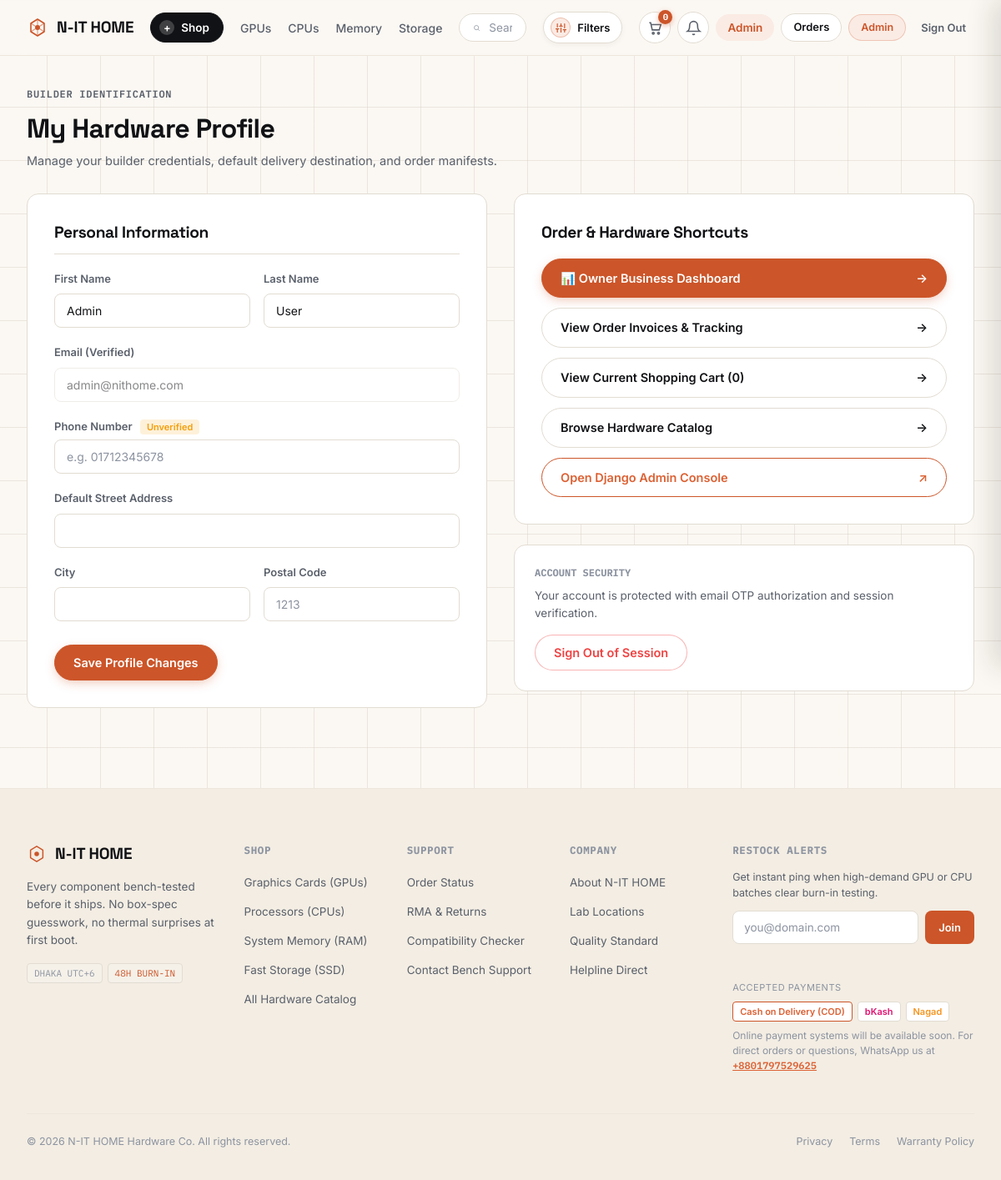
The page /accounts/profile/ (signed in) on the database its author committed.
### accounts/models.py (models this page shows, shortened)
class User(AbstractBaseUser, PermissionsMixin):
    email = models.EmailField(unique=True, db_index=True)
    first_name = models.CharField(max_length=50, blank=True)
    last_name = models.CharField(max_length=50, blank=True)
    is_active = models.BooleanField(default=True)
    is_staff = models.BooleanField(default=False)
    is_verified = models.BooleanField(default=False)
    is_phone_verified = models.BooleanField(default=False)
    created_at = models.DateTimeField(auto_now_add=True)
    objects = UserManager()
    USERNAME_FIELD = 'email'
    REQUIRED_FIELDS = []
    class Meta:
        verbose_name = 'User'
        verbose_name_plural = 'Users'
        ordering = ['-created_at']

### accounts/views.py (the view, shortened to what this page needs)
# urls.py: path('profile/', ProfileView.as_view(), name='profile'),
class ProfileView(LoginRequiredMixin, View):
    def get(self, request: HttpRequest, *args, **kwargs) -> HttpResponse:
        user = request.user
        profile, _ = Profile.objects.get_or_create(user=user)
        user_form = ProfileForm(
            instance=profile,
            initial={
                'first_name': user.first_name,
                'last_name': user.last_name,
                'email': user.email
            }
        )
        address_form = AddressForm()
        addresses = Address.objects.filter(user=user)
        recent_orders = user.orders.all()[:5]
        phone_verification_active = PhoneVerification.objects.filter(user=user).exists()
        return render(
            request,
            'accounts/profile.html',
            {
                'user_form': user_form,
                'address_form': address_form,
                'addresses': addresses,
                'recent_orders': recent_orders,
                'phone_verification_active': phone_verification_active,
                'title': 'My Profile & Account Settings'
            }
        )

### accounts/forms.py
class ProfileForm(forms.ModelForm):
    first_name = forms.CharField(
        max_length=50,
        required=False,
        widget=forms.TextInput(attrs={'class': 'form-input'})
    )
    last_name = forms.CharField(
        max_length=50,
        required=False,
        widget=forms.TextInput(attrs={'class': 'form-input'})
    )
    email = forms.EmailField(
        required=True,
        widget=forms.EmailInput(attrs={'class': 'form-input', 'readonly': True})
    )
    class Meta:
        model = Profile
        fields = ['phone', 'street_address', 'city', 'postal_code']
        widgets = {
            'phone': forms.TextInput(attrs={'class': 'form-input', 'placeholder': '+880 1812-345678'}),
            'street_address': forms.TextInput(attrs={'class': 'form-input', 'placeholder': 'Street / House / Road'}),
            'city': forms.TextInput(attrs={'class': 'form-input', 'placeholder': 'City'}),
            'postal_code': forms.TextInput(attrs={'class': 'form-input', 'placeholder': 'Postal Code'}),
        }

### cart/cart.py (called while the page is built)
    def __len__(self) -> int:
        return sum(item['quantity'] for item in self.cart.values())

### cart/context_processors.py (called while the page is built)
def cart(request: HttpRequest) -> dict[str, Any]:
    return {'cart': Cart(request)}

### core/context_processors.py (called while the page is built)
def site_context(request: HttpRequest) -> dict[str, Any]:
    categories = Category.objects.all().order_by('name')
    unread_count = 0
    recent_notifications = []
    if request.user.is_authenticated:
        unread_count = Notification.objects.filter(user=request.user, is_read=False).count()
        recent_notifications = Notification.objects.filter(user=request.user)[:5]
    return {
        'site_name': 'N-IT HOME',
        'site_tagline': 'Premium PC Hardware & Components',
        'currency_symbol': '৳',
        'currency_code': 'BDT',
        'nav_categories': categories,
        'unread_notifications_count': unread_count,
        'recent_notifications': recent_notifications,
    }

### templates/accounts/profile.html (shortened to what this page needs)
{% extends 'base.html' %}
{% block content %}
<div class="wrap" style="padding-top: 32px; padding-bottom: 56px;">
    <div style="margin-bottom: 28px;">
        <span class="eyebrow mono" style="margin-bottom: 8px;">Builder Identification</span>
        <h1 style="font-size: 2rem; font-weight: 700; color: var(--text); margin-bottom: 4px;">
            My Hardware Profile
        </h1>
        <p style="color: var(--text-dim); font-size: 14.5px;">
            Manage your builder credentials, default delivery destination, and order manifests.
        </p>
    </div>
    <div class="profile-layout-grid">
        <div class="profile-main-card" style="background: var(--panel); border: 1px solid var(--line); border-radius: var(--radius); padding: 32px;">
            <h3 style="font-size: 1.2rem; font-weight: 700; margin-bottom: 20px; padding-bottom: 10px; border-bottom: 1px solid var(--line);">
                Personal Information
            </h3>
            <form method="post" action="{% url 'accounts:profile' %}">
                <div class="form-row-grid-2">
                    <div class="form-group">
                        <label class="form-label">First Name</label>
                        <input type="text" name="first_name" value="{{ user.first_name }}" class="form-input">
                    </div>
                    <div class="form-group">
                        <label class="form-label">Last Name</label>
                        <input type="text" name="last_name" value="{{ user.last_name }}" class="form-input">
                    </div>
                </div>
                <div class="form-group">
                    <label class="form-label">Email (Verified)</label>
                    <input type="email" value="{{ user.email }}" class="form-input" disabled style="opacity: 0.5;">
                </div>
                <div class="form-group">
                    <div style="display: flex; justify-content: space-between; align-items: center; margin-bottom: 6px;">
                        <label class="form-label" style="margin-bottom: 0;">
                            Phone Number
                            {% if user.is_phone_verified %}
                                <span style="background: rgba(22,163,74,0.15); color: #16a34a; font-size: 11px; padding: 2px 8px; border-radius: 4px; font-weight: 600; margin-left: 6px;">Verified ✓</span>
                            {% else %}
                                <span style="background: rgba(245,158,11,0.15); color: #f59e0b; font-size: 11px; padding: 2px 8px; border-radius: 4px; font-weight: 600; margin-left: 6px;">Unverified</span>
                            {% endif %}
                        </label>
                    </div>
                    <input type="text" name="phone" id="id_phone_input" value="{{ profile.phone|default:'' }}" class="form-input" placeholder="e.g. 01712345678">
                </div>
                <div class="form-group">
                    <label class="form-label">Default Street Address</label>
                    <input type="text" name="street_address" value="{{ profile.street_address|default:'' }}" class="form-input">
                </div>
                <div class="form-row-grid-2">
                    <div class="form-group">
                        <label class="form-label">City</label>
                        <input type="text" name="city" value="{{ profile.city|default:'' }}" class="form-input">
                    </div>
                    <div class="form-group">
                        <label class="form-label">Postal Code</label>
                        <input type="text" name="postal_code" value="{{ profile.postal_code|default:'' }}" class="form-input" placeholder="1213">
                    </div>
                </div>
                <button type="submit" class="btn-solid" style="margin-top: 8px;">
                    Save Profile Changes
                </button>
            </form>
        </div>
        <div style="display: flex; flex-direction: column; gap: 24px;">
            <div style="background: var(--panel); border: 1px solid var(--line); border-radius: var(--radius); padding: 32px;">
                <h3 style="font-size: 1.2rem; font-weight: 700; margin-bottom: 16px;">Order &amp; Hardware Shortcuts</h3>
                <div style="display: flex; flex-direction: column; gap: 12px;">
                    {% if user.is_staff %}
                        <a href="{% url 'dashboard:overview' %}" class="btn-solid" style="justify-content: space-between; background: var(--copper); color: #fff;">
                            <span>📊 Owner Business Dashboard</span>
                            <span>&rarr;</span>
                        </a>
                    {% endif %}
                    <a href="{% url 'orders:order_history' %}" class="btn-outline" style="justify-content: space-between;">
                        <span>View Order Invoices &amp; Tracking</span>
                        <span>&rarr;</span>
                    </a>
                    <a href="{% url 'cart:cart_detail' %}" class="btn-outline" style="justify-content: space-between;">
                        <span>View Current Shopping Cart ({{ cart|length }})</span>
                        <span>&rarr;</span>
                    </a>
                    <a href="{% url 'products:product_list' %}" class="btn-outline" style="justify-content: space-between;">
                        <span>Browse Hardware Catalog</span>
                        <span>&rarr;</span>
                    </a>
                    {% if user.is_staff %}
                        <a href="{% url 'admin:index' %}" target="_blank" class="btn-outline" style="justify-content: space-between; color: var(--copper-bright); border-color: var(--copper);">
                            <span>Open Django Admin Console</span>
                            <span>↗</span>
                        </a>
                    {% endif %}
                </div>
            </div>
            <div style="background: var(--panel); border: 1px solid var(--line); border-radius: var(--radius); padding: 24px;">
                <div style="font-size: 12px; font-weight: 700; color: var(--text-faint); text-transform: uppercase; margin-bottom: 8px; font-family: var(--font-mono);">Account Security</div>
                <p style="font-size: 13.5px; color: var(--text-dim); margin-bottom: 16px;">
                    Your account is protected with email OTP authorization and session verification.
                </p>
                <form method="post" action="{% url 'accounts:logout' %}">
                    <button type="submit" class="btn-outline" style="color: #ef4444; border-color: rgba(239, 68, 68, 0.4);">
                        Sign Out of Session
                    </button>
                </form>
            </div>
        </div>
    </div>
</div>
{% endblock %}

### templates/includes/navbar.html (shortened to what this page needs)
{% load static %}
<header class="nav" id="top">
  <div class="nav-inner">
    <a class="logo" href="{% url 'products:product_list' %}">
      N-IT HOME
    </a>
    <button class="menu-btn" id="menuBtn" type="button" aria-expanded="false" aria-controls="megaMenu">
      <span class="plus">+</span> Shop
    </button>
    <nav class="nav-links">
      <a href="{% url 'products:product_list' %}?category=gpu#catalog">GPUs</a>
      <a href="{% url 'products:product_list' %}?category=cpu#catalog">CPUs</a>
      <a href="{% url 'products:product_list' %}?category=ram#catalog">Memory</a>
      <a href="{% url 'products:product_list' %}?category=ssd#catalog">Storage</a>
    </nav>
    <form action="{% url 'products:product_list' %}#catalog" method="get" class="nav-search" role="search">
      <button type="submit" class="nav-search-btn" aria-label="Search">
        <svg width="15" height="15" viewBox="0 0 24 24" fill="none" stroke="currentColor" stroke-width="2" aria-hidden="true">
          <circle cx="11" cy="11" r="7"/>
          <path d="M21 21L16.5 16.5"/>
        </svg>
      </button>
      <input type="text" name="q" value="{{ search_query|default:'' }}" placeholder="Search part number, model, or spec…" autocomplete="off">
    </form>
    <button type="button" class="nav-filter-btn" id="navFilterBtn" aria-label="Hardware Filter Matrix" title="Filter Hardware Matrix" aria-expanded="false">
      <span class="nav-filter-icon-badge">
      </span>
      <span class="nav-filter-label">Filters</span>
    </button>
    <div class="nav-actions">
      <a href="{% url 'cart:cart_detail' %}" class="icon-btn" id="cartBtn" aria-label="Shopping Cart">
        <svg width="19" height="19" viewBox="0 0 24 24" fill="none" stroke="currentColor" stroke-width="2">
          <path d="M3 4H5L7.5 15H18L20.5 7H6.5"/>
          <circle cx="9" cy="20" r="1.4"/>
          <circle cx="17" cy="20" r="1.4"/>
        </svg>
        <span class="cart-badge" id="cartBadge">{{ cart.total_items|default:'0' }}</span>
      </a>
      {% if user.is_authenticated %}
        <a href="{% url 'accounts:notifications' %}" class="icon-btn" aria-label="Notifications" title="Notifications">
          <svg width="19" height="19" viewBox="0 0 24 24" fill="none" stroke="currentColor" stroke-width="2">
            <path d="M18 8A6 6 0 0 0 6 8c0 7-3 9-3 9h18s-3-2-3-9"/>
            <path d="M13.73 21a2 2 0 0 1-3.46 0"/>
          </svg>
        </a>
      {% endif %}
      <div class="nav-auth-desktop">
        {% if user.is_authenticated %}
          <a href="{% url 'accounts:profile' %}" class="btn-ghost" style="padding: 6px 14px; font-size: 13.5px; background: var(--copper-dim); color: var(--copper); font-weight: 600; border-radius: var(--radius-full);">
            {{ user.first_name|default:user.email|truncatechars:14 }}
          </a>
          <a href="{% url 'orders:order_history' %}" class="btn-outline" style="padding: 6px 14px; font-size: 13px; border-radius: var(--radius-full);">
            Orders
          </a>
          {% if user.is_staff %}
            <a href="{% url 'admin:index' %}" class="btn-outline" style="padding: 6px 14px; font-size: 12.5px; background: var(--copper-dim); color: var(--copper); border: 1px solid rgba(204, 85, 41, 0.25); border-radius: var(--radius-full); font-weight: 600;">
              Admin
            </a>
          {% endif %}
          <form method="post" action="{% url 'accounts:logout' %}" style="display: inline; margin: 0;">
            <button type="submit" class="btn-ghost" style="background: none; border: none; font-size: 13px; padding: 6px 10px;" title="Sign out">
              Sign Out
            </button>
          </form>
        {% else %}
          <a class="btn-ghost" href="{% url 'accounts:login' %}">Log In</a>
          <a class="btn-solid" href="{% url 'accounts:signup' %}" style="padding:8px 18px; font-size: 13.5px;">Sign Up</a>
        {% endif %}
      </div>
    </div>
  </div>
</header>

### static/css/forms.css (style rules this page uses)
.form-group { margin-bottom: 20px; }
.form-label { display: block; font-size: 13px; font-weight: 600; color: var(--text-dim); margin-bottom: 8px; }
.form-input, .form-textarea, .form-select { width: 100%; background: #FFFFFF; border: 1px solid var(--line); border-radius: var(--radius-sm); color: var(--text); padding: 11px 14px; font-size: 14px; font-family: inherit; transition: border-color 0.2s ease, box-shadow 0.2s ease; outline: none; }
.form-input::placeholder, .form-textarea::placeholder { color: var(--text-faint); }

### static/css/responsive.css (style rules this page uses)
html, body { overflow-x: hidden; max-width: 100vw; -webkit-text-size-adjust: 100%; }
.nav-auth-desktop { display: inline-flex; align-items: center; gap: 8px; }
.form-row-grid-2 { display: grid; grid-template-columns: 1fr 1fr; gap: 16px; }
.profile-layout-grid { display: grid; grid-template-columns: 1fr 1fr; gap: 32px; align-items: start; }

### rows shown on the page
User: first_name "Admin", last_name "User", email "admin@nithome.com"

### other values the page prints
{{ cart.total_items|default:'0' }} "0"
{{ cart|length }} "0"
